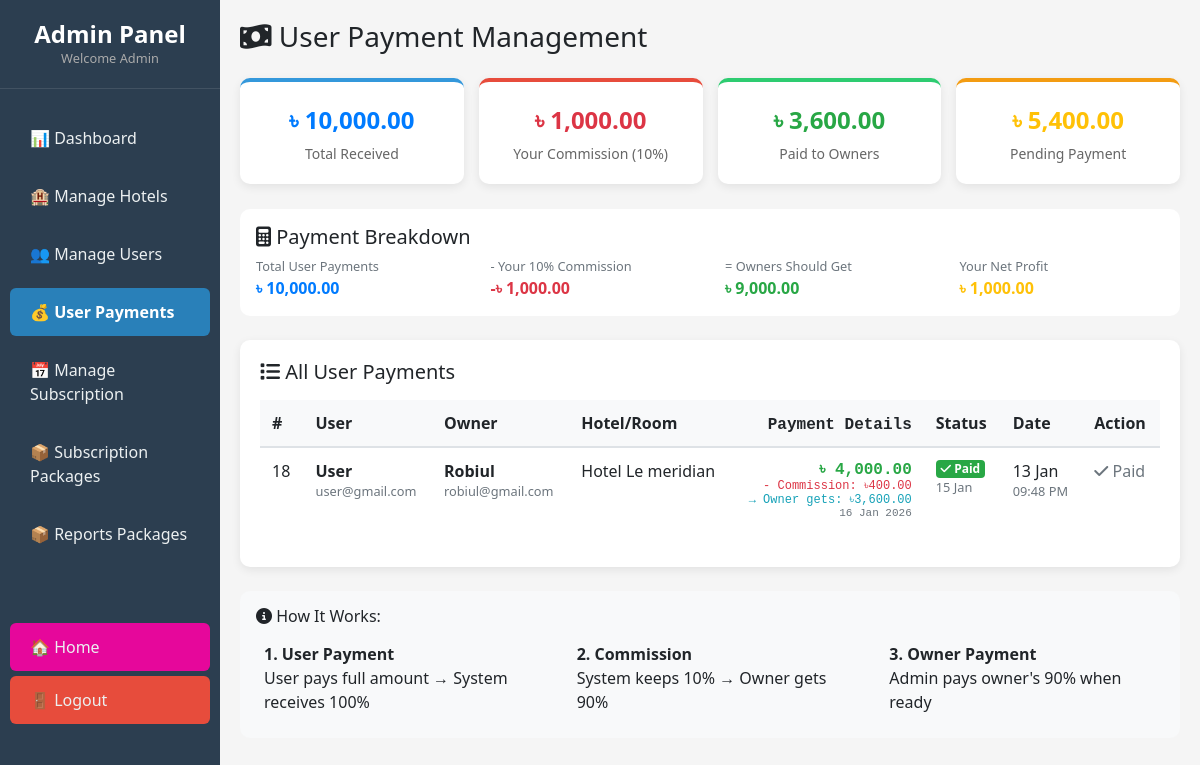
Before: /admin/manage_payments.php (signed in) with the older database file.
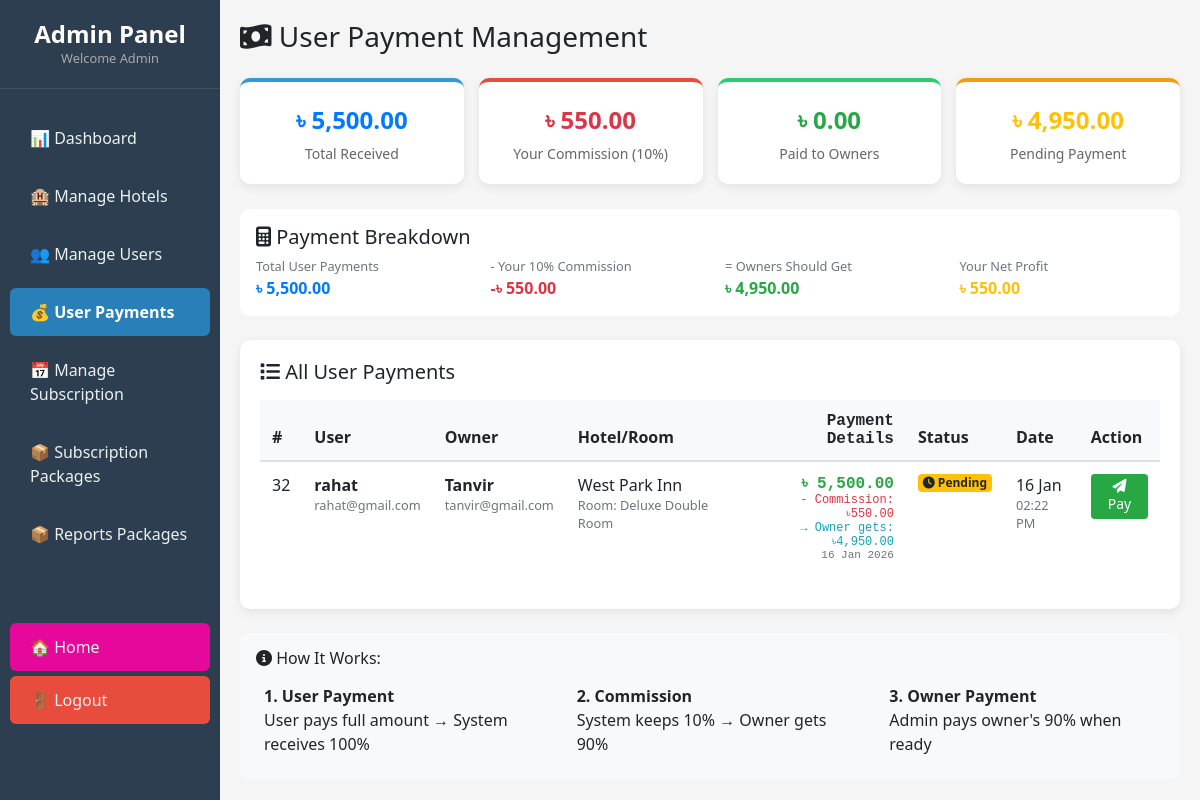
After: the same page with the newer database file.
### tables this page shows
CREATE TABLE `user_payments` (
  `id` int(11) NOT NULL,
  `user_id` int(11) DEFAULT NULL,
  `owner_id` int(11) DEFAULT NULL,
  `booking_id` int(11) DEFAULT NULL,
  `hotel_name` varchar(200) DEFAULT NULL,
  `room_title` varchar(255) DEFAULT NULL,
  `amount` decimal(10,2) DEFAULT NULL,
  `tran_id` varchar(100) DEFAULT NULL,
  `payment_status` enum('pending','success','failed','cancelled') DEFAULT 'pending',
  `admin_status` enum('pending','paid_to_owner') DEFAULT 'pending',
  `created_at` timestamp NOT NULL DEFAULT current_timestamp(),
  `owner_paid_status` enum('pending','paid') DEFAULT 'pending',
  `owner_paid_date` timestamp NULL DEFAULT NULL,
  `commission` decimal(10,2) DEFAULT 0.00,
  `owner_amount` decimal(10,2) DEFAULT 0.00,
  `receipt_id` varchar(50) DEFAULT NULL,
  `booking_date` date DEFAULT NULL
);

CREATE TABLE `users` (
  `id` int(11) NOT NULL,
  `name` varchar(100) DEFAULT NULL,
  `email` varchar(150) DEFAULT NULL,
  `phone` varchar(20) DEFAULT NULL,
  `password` varchar(255) DEFAULT NULL,
  `role` enum('admin','owner','user') DEFAULT 'user',
  `created_at` timestamp NOT NULL DEFAULT current_timestamp()
);

### admin/manage_payments.php (the view, shortened to what the changed rows need)
<?php
include "../db_connect.php";
$sql = "SELECT up.*,
               u.name as user_name,
               u.email as user_email,
               o.name as owner_name,
               o.email as owner_email
        FROM user_payments up
        JOIN users u ON up.user_id = u.id
        JOIN users o ON up.owner_id = o.id
        WHERE up.payment_status = 'success'
        ORDER BY up.created_at DESC";
$result = mysqli_query($conn, $sql);
$total_sql = "SELECT
    COUNT(*) as total_transactions,
    SUM(amount) as total_amount,
    SUM(commission) as total_commission,
    SUM(owner_amount) as total_owner_amount,
    SUM(CASE WHEN owner_paid_status = 'paid' THEN owner_amount ELSE 0 END) as total_paid,
    SUM(CASE WHEN owner_paid_status = 'pending' THEN owner_amount ELSE 0 END) as total_pending
    FROM user_payments
    WHERE payment_status = 'success'";
$total_result = mysqli_query($conn, $total_sql);
$totals = mysqli_fetch_assoc($total_result);
?>
<!DOCTYPE html>
<html>
<head>
    <link rel="stylesheet" href="https://stackpath.bootstrapcdn.com/bootstrap/4.5.2/css/bootstrap.min.css">
    <link rel="stylesheet" href="https://cdnjs.cloudflare.com/ajax/libs/font-awesome/6.4.0/css/all.min.css">
</head>
<body>
<div class="main">
    <div class="summary-container">
        <div class="summary-card" style="border-top: 4px solid #3498db;">
            <div class="summary-number text-primary">৳ <?= number_format($totals['total_amount'] ?? 0, 2) ?></div>
            <div class="summary-label">Total Received</div>
        </div>
        <div class="summary-card" style="border-top: 4px solid #e74c3c;">
            <div class="summary-number text-danger">৳ <?= number_format($totals['total_commission'] ?? 0, 2) ?></div>
            <div class="summary-label">Your Commission (10%)</div>
        </div>
        <div class="summary-card" style="border-top: 4px solid #2ecc71;">
            <div class="summary-number text-success">৳ <?= number_format($totals['total_paid'] ?? 0, 2) ?></div>
            <div class="summary-label">Paid to Owners</div>
        </div>
        <div class="summary-card" style="border-top: 4px solid #f39c12;">
            <div class="summary-number text-warning">৳ <?= number_format($totals['total_pending'] ?? 0, 2) ?></div>
            <div class="summary-label">Pending Payment</div>
        </div>
    </div>
    <div class="mb-4 p-3" style="background: white; border-radius: 10px;">
        <div class="row">
            <div class="col-md-3">
                <small class="text-muted">Total User Payments</small><br>
                <strong class="text-primary">৳ <?= number_format($totals['total_amount'] ?? 0, 2) ?></strong>
            </div>
            <div class="col-md-3">
                <small class="text-muted">- Your 10% Commission</small><br>
                <strong class="text-danger">-৳ <?= number_format($totals['total_commission'] ?? 0, 2) ?></strong>
            </div>
            <div class="col-md-3">
                <small class="text-muted">= Owners Should Get</small><br>
                <strong class="text-success">৳ <?= number_format($totals['total_owner_amount'] ?? 0, 2) ?></strong>
            </div>
            <div class="col-md-3">
                <small class="text-muted">Your Net Profit</small><br>
                <strong class="text-warning">৳ <?= number_format($totals['total_commission'] ?? 0, 2) ?></strong>
            </div>
        </div>
    </div>
    <div class="table-container">
        <div class="table-responsive">
            <table class="table table-hover">
                <thead>
                    <tr>
                        <th>#</th>
                        <th>User</th>
                        <th>Owner</th>
                        <th>Hotel/Room</th>
                        <th class="amount-cell">Payment Details</th>
                        <th>Status</th>
                        <th>Date</th>
                        <th>Action</th>
                    </tr>
                </thead>
                <tbody>
                    <?php if(mysqli_num_rows($result) > 0): ?>
                        <?php while($row = mysqli_fetch_assoc($result)): ?>
                        <tr>
                            <td><?= $row['id'] ?></td>
                            <td>
                                <strong><?= $row['user_name'] ?></strong><br>
                                <small class="text-muted"><?= $row['user_email'] ?></small>
                            </td>
                            <td>
                                <strong><?= $row['owner_name'] ?></strong><br>
                                <small class="text-muted"><?= $row['owner_email'] ?></small>
                            </td>
                            <td><?= $row['hotel_name'] ?>
                                <?php if(!empty($row['room_title'])): ?>
                                    <br><small class="text-muted">Room: <?= $row['room_title'] ?></small>
                                <?php endif; ?>
                            </td>
                            <td class="amount-cell">
                                <div class="text-success">
                                    <strong>৳ <?= number_format($row['amount'], 2) ?></strong>
                                </div>
                                <div class="text-danger" style="font-size: 12px;">
                                    - Commission: ৳<?= number_format($row['commission'], 2) ?>
                                </div>
                                <div class="text-info" style="font-size: 12px;">
                                    → Owner gets: ৳<?= number_format($row['owner_amount'], 2) ?>
                                </div>
                                <div class="text-muted" style="font-size: 11px;">
                                    <?= date('d M Y', strtotime($row['booking_date'])) ?>
                                </div>
                            </td>
                            <td>
                                <?php if($row['owner_paid_status'] == 'paid'): ?>
                                    <span class="badge badge-paid">
                                        <i class="fas fa-check"></i> Paid
                                    </span><br>
                                    <small class="text-muted">
                                        <?= date('d M', strtotime($row['owner_paid_date'])) ?>
                                    </small>
                                <?php else: ?>
                                    <span class="badge badge-pending">
                                        <i class="fas fa-clock"></i> Pending
                                    </span>
                                <?php endif; ?>
                            </td>
                            <td>
                                <?= date('d M', strtotime($row['created_at'])) ?><br>
                                <small class="text-muted">
                                    <?= date('h:i A', strtotime($row['created_at'])) ?>
                                </small>
                            </td>
                            <td>
                                <?php if($row['owner_paid_status'] == 'pending'): ?>
                                    <a href="?pay=<?= $row['id'] ?>"
                                       class="btn btn-success btn-sm"
                                       onclick="return confirm('Send ৳<?= number_format($row['owner_amount'], 2) ?> to <?= $row['owner_name'] ?>?')">
                                        <i class="fas fa-paper-plane"></i> Pay
                                    </a>
                                <?php else: ?>
                                    <span class="text-muted"><i class="fas fa-check"></i> Paid</span>
                                <?php endif; ?>
                            </td>
                        </tr>
                        <?php endwhile; ?>
                    <?php endif; ?>
                </tbody>
            </table>
        </div>
    </div>
</div>
</body>
</html>

Changed rows visible on the page:
removed user_payments: id "18", user.name "User", user.email "user@gmail.com", users.name "Robiul", users.email "robiul@gmail.com", hotel_name "Hotel Le meridian", amount "4,000.00", commission "400.00", owner_amount "3,600.00", booking_date "16 Jan 2026", owner_paid_date "15 Jan", created_at "13 Jan", created_at "09:48 PM", owner_paid_status "paid" (drawn)
added user_payments: id "32", user.name "rahat", user.email "rahat@gmail.com", users.name "Tanvir", users.email "tanvir@gmail.com", hotel_name "West Park Inn", room_title "Deluxe Double Room", amount "5,500.00", commission "550.00", owner_amount "4,950.00", booking_date "16 Jan 2026", owner_paid_status "pending" (drawn), created_at "16 Jan", created_at "02:22 PM"
Other visible differences:
$totals['total_amount']: "10,000.00" → "5,500.00"
$totals['total_commission']: "1,000.00" → "550.00"
$totals['total_paid']: "3,600.00" → "0.00"
$totals['total_pending']: "5,400.00" → "4,950.00"
$totals['total_owner_amount']: "9,000.00" → "4,950.00"
